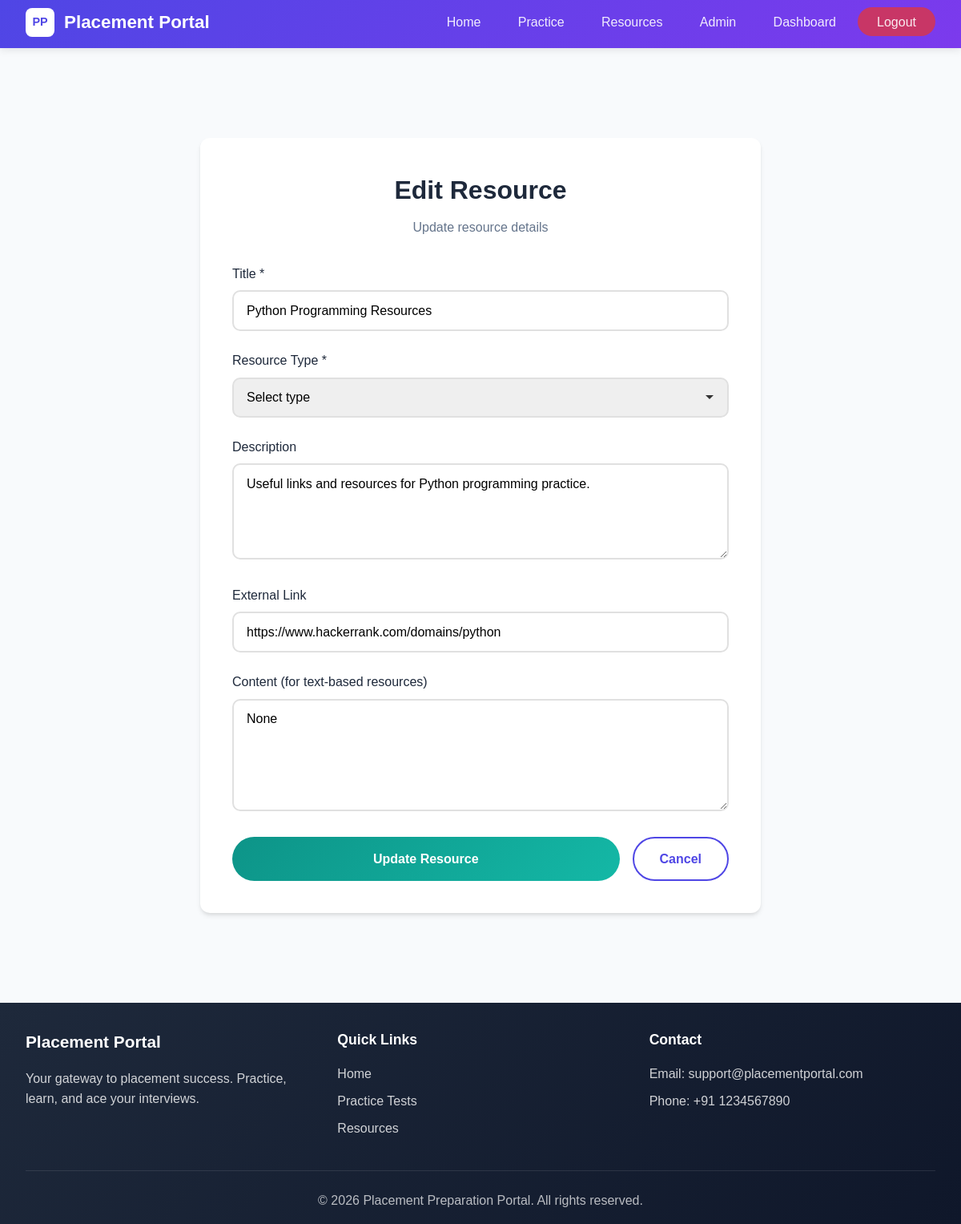
The app's page /admin/resources/6/edit (signed in) with its own data.
### app/models.py (models this page shows, shortened)
class Resource(db.Model):
    __tablename__ = 'resources'
    id = db.Column(db.Integer, primary_key=True)
    title = db.Column(db.String(200), nullable=False)
    description = db.Column(db.Text)
    resource_type = db.Column(db.String(50))  # 'interview_tip', 'hr_question', 'coding_link', 'notes'
    content = db.Column(db.Text)
    link = db.Column(db.String(500))
    created_at = db.Column(db.DateTime, default=datetime.utcnow)
    created_by = db.Column(db.Integer, db.ForeignKey('users.id'))

### app/admin/routes.py (the view, shortened to what this page needs)
@admin.route('/resources/<int:resource_id>/edit', methods=['GET', 'POST'])
@login_required
@admin_required
def edit_resource(resource_id):
    resource = Resource.query.get_or_404(resource_id)
    return render_template('admin/resource_form.html', resource=resource)

### app/__init__.py (called while the page is built)
@login_manager.user_loader
def load_user(user_id):
    from app.models import User
    return User.query.get(int(user_id))

### app/admin/routes.py (called while the page is built)
def admin_required(f):
    @wraps(f)
    def decorated_function(*args, **kwargs):
        if not current_user.is_authenticated or current_user.role != 'admin':
            flash('Admin access required.', 'danger')
            return redirect(url_for('main.home'))
        return f(*args, **kwargs)
    return decorated_function

### app/templates/admin/resource_form.html (shortened to what this page needs)
{% extends "base.html" %}
{% block content %}
<div class="container">
    <div class="form-container" style="max-width: 700px;">
        <div class="form-card">
            <div class="form-header">
                <h2>{% if resource %}Edit Resource{% else %}Add New Resource{% endif %}</h2>
                <p>{% if resource %}Update resource details{% else %}Create a new study resource{% endif %}</p>
            </div>
            <form action="{% if resource %}{{ url_for('admin.edit_resource', resource_id=resource.id) }}{% else %}{{ url_for('admin.create_resource') }}{% endif %}" method="POST">
                <div class="form-group">
                    <label for="title">Title *</label>
                    <input type="text" id="title" name="title" class="form-control" placeholder="e.g., Python Basics Tutorial" value="{{ resource.title if resource else '' }}" required>
                </div>
                <div class="form-group">
                    <label for="resource_type">Resource Type *</label>
                    <select id="resource_type" name="resource_type" class="form-control" required>
                        <option value="">Select type</option>
                    </select>
                </div>
                <div class="form-group">
                    <label for="description">Description</label>
                    <textarea id="description" name="description" class="form-control" rows="3" placeholder="Brief description of this resource">{{ resource.description if resource else '' }}</textarea>
                </div>
                <div class="form-group">
                    <label for="link">External Link</label>
                    <input type="url" id="link" name="link" class="form-control" placeholder="https://example.com/resource" value="{{ resource.link if resource else '' }}">
                </div>
                <div class="form-group">
                    <label for="content">Content (for text-based resources)</label>
                    <textarea id="content" name="content" class="form-control" rows="6" placeholder="Enter the content here if this is a text-based resource...">{{ resource.content if resource else '' }}</textarea>
                </div>
                <div style="display: flex; gap: 1rem;">
                    <button type="submit" class="btn btn-success btn-block">{% if resource %}Update Resource{% else %}Create Resource{% endif %}</button>
                    <a href="{{ url_for('admin.list_resources') }}" class="btn btn-outline" style="text-decoration: none; text-align: center;">Cancel</a>
                </div>
            </form>
        </div>
    </div>
</div>
{% endblock %}

### app/static/css/style.css (style rules this page uses)
:root { --primary-gradient: linear-gradient(135deg, #4f46e5 0%, #7c3aed 100%); --secondary-gradient: linear-gradient(135deg, #0d9488 0%, #14b8a6 100%); --accent-gradient: linear-gradient(135deg, #ec4899 0%, #f43f5e 100%); --dark-gradient: linear-gradient(135deg, #1e293b 0%, #0f172a 100%); --primary-color: #4f46e5; --secondary-color: #7c3aed; --accent-color: #14b8a6; --success-color: #22c55e; --danger-color: #ef4444; --warning-color: #f59e0b; --info-color: #0ea5e9; --text-dark: #1e293b; --text-light: #64748b; --white: #ffffff; --light-bg: #f8fafc; --card-shadow: 0 4px 6px -1px rgba(0, 0, 0, 0.1), 0 2px 4px -1px rgba(0, 0, 0, 0.06); --hover-shadow: 0 10px 15px -3px rgba(0, 0, 0, 0.1), 0 4px 6px -2px rgba(0, 0, 0, 0.05); --border-radius: 12px; --transition: all 0.2s ease; }
* { margin: 0; padding: 0; box-sizing: border-box; }
html { scroll-behavior: smooth; }
body { font-family: 'Poppins', sans-serif; background: var(--light-bg); color: var(--text-dark); line-height: 1.6; min-height: 100vh; }
.form-container, .container { padding-top: 2rem; padding-bottom: 2rem; }
.container { max-width: 1200px; margin: 0 auto; padding: 2rem; }
.btn { display: inline-block; padding: 0.8rem 2rem; border-radius: 50px; text-decoration: none; font-weight: 600; transition: var(--transition); cursor: pointer; border: none; font-size: 1rem; text-align: center; }
.btn-success { background: var(--secondary-gradient); color: var(--white); }
.btn-outline { background: transparent; border: 2px solid var(--primary-color); color: var(--primary-color); }
.btn-block { width: 100%; display: block; }
.form-container { max-width: 450px; margin: 3rem auto; }
.form-card { background: var(--white); border-radius: var(--border-radius); box-shadow: var(--card-shadow); padding: 2.5rem; }
.form-header { text-align: center; margin-bottom: 2rem; }
.form-header h2 { font-size: 2rem; color: var(--text-dark); margin-bottom: 0.5rem; }
.form-header p { color: var(--text-light); }
.form-group { margin-bottom: 1.5rem; }
.form-group label { display: block; margin-bottom: 0.5rem; font-weight: 500; color: var(--text-dark); }
.form-control { width: 100%; padding: 0.9rem 1rem; border: 2px solid #e0e0e0; border-radius: 10px; font-size: 1rem; transition: var(--transition); font-family: inherit; }
.form-control::placeholder { color: #aaa; }
textarea.form-control { min-height: 120px; resize: vertical; }
select.form-control { cursor: pointer; appearance: none; background-repeat: no-repeat; background-position: right 1rem center; padding-right: 2.5rem; }

### records on screen
Resource: title "Python Programming Resources", description "Useful links and resources for Python programming practice.", link "https://www.hackerrank.com/domains/python", content "None"
